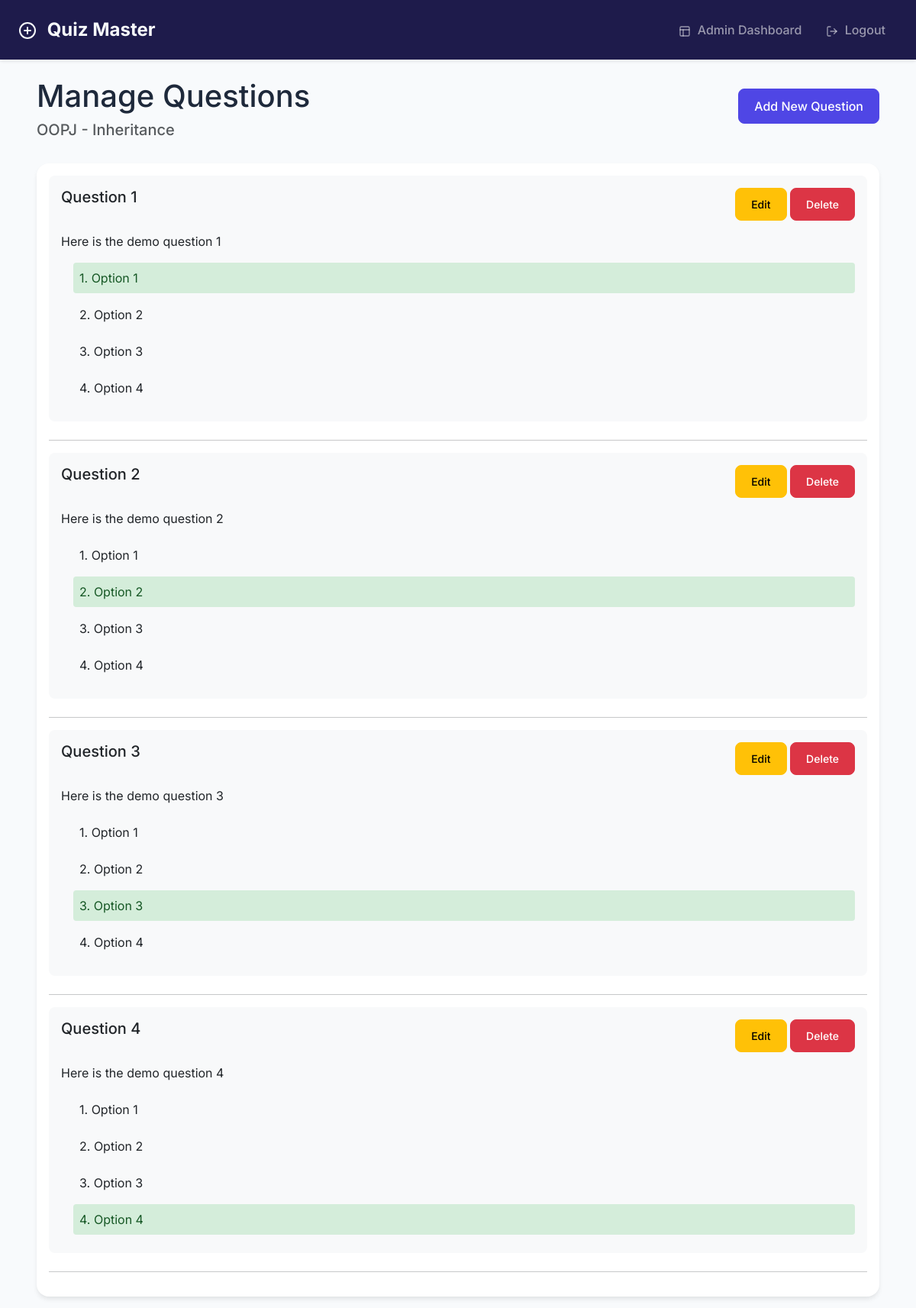
The app's page /admin/quizzes/1/questions (signed in) with its own data.
### models/models.py (models this page shows)
class Subject(db.Model):
    id = db.Column(db.Integer, primary_key=True)
    name = db.Column(db.String(100), nullable=False)
    description = db.Column(db.Text)
    chapters = db.relationship('Chapter', backref='subject', cascade='all, delete-orphan', lazy=True)

class Chapter(db.Model):
    id = db.Column(db.Integer, primary_key=True)
    name = db.Column(db.String(100), nullable=False)
    description = db.Column(db.Text)
    subject_id = db.Column(db.Integer, db.ForeignKey('subject.id'), nullable=False)
    quizzes = db.relationship('Quiz', backref='chapter', cascade='all, delete-orphan', lazy=True)

class Question(db.Model):
    id = db.Column(db.Integer, primary_key=True)
    quiz_id = db.Column(db.Integer, db.ForeignKey('quiz.id'), nullable=False)
    question_statement = db.Column(db.Text, nullable=False)
    option1 = db.Column(db.String(200), nullable=False)
    option2 = db.Column(db.String(200), nullable=False)
    option3 = db.Column(db.String(200), nullable=False)
    option4 = db.Column(db.String(200), nullable=False)
    correct_option = db.Column(db.Integer, nullable=False)

### controllers/admin.py (the view, shortened to what this page needs)
@admin.route('/admin/quizzes/<int:quiz_id>/questions', methods=['GET', 'POST'])
@login_required
@admin_required
def manage_questions(quiz_id):
    quiz = Quiz.query.get_or_404(quiz_id)
    form = QuestionForm()
    questions = Question.query.filter_by(quiz_id=quiz_id).all()
    return render_template('admin/questions.html',
                         form=form,
                         questions=questions,
                         quiz=quiz)

### app.py (called while the page is built)
@login_manager.user_loader
def load_user(user_id):
    return User.query.get(int(user_id))

### controllers/admin.py (called while the page is built)
def admin_required(f):
    @wraps(f)
    def decorated_function(*args, **kwargs):
        if not current_user.is_authenticated or not current_user.is_admin:
            flash('Access denied.', 'danger')
            return redirect(url_for('auth.login'))
        return f(*args, **kwargs)
    return decorated_function

### templates/admin/questions.html (shortened to what this page needs)
{% extends "base.html" %}
{% block content %}
<div class="container">
    <div class="d-flex justify-content-between align-items-center mb-4">
        <div>
            <h1>Manage Questions</h1>
            <h5 class="text-muted">{{ quiz.chapter.subject.name }} - {{ quiz.chapter.name }}</h5>
        </div>
        <button class="btn btn-primary" data-bs-toggle="modal" data-bs-target="#addQuestionModal">
            Add New Question
        </button>
    </div>
    <div class="card">
        <div class="card-body">
            {% for question in questions %}
            <div class="question-card mb-4">
                <div class="d-flex justify-content-between align-items-start">
                    <h5 class="mb-3">Question {{ loop.index }}</h5>
                    <div>
                        <button class="btn btn-sm btn-warning" onclick="editQuestion({{ quiz.id }}, {{ question.id }})">Edit</button>
                        <a href="{{ url_for('admin.delete_question', quiz_id=quiz.id, question_id=question.id) }}"
                           class="btn btn-sm btn-danger"
                           onclick="return confirm('Are you sure you want to delete this question?')">Delete</a>
                    </div>
                </div>
                <p class="mb-3">{{ question.question_statement }}</p>
                <div class="options-list">
                    <div class="option {% if question.correct_option == 1 %}correct{% endif %}">
                        1. {{ question.option1 }}
                    </div>
                    <div class="option {% if question.correct_option == 2 %}correct{% endif %}">
                        2. {{ question.option2 }}
                    </div>
                    <div class="option {% if question.correct_option == 3 %}correct{% endif %}">
                        3. {{ question.option3 }}
                    </div>
                    <div class="option {% if question.correct_option == 4 %}correct{% endif %}">
                        4. {{ question.option4 }}
                    </div>
                </div>
            </div>
            <hr>
            {% endfor %}
        </div>
    </div>
</div>
{% endblock %}

### templates/base.html (style rules this page uses)
:root { --primary-color: #4f46e5; --secondary-color: #6366f1; --dark-color: #1e1b4b; --light-color: #f8fafc; }
body { font-family: 'Inter', sans-serif; background-color: #f8fafc; color: #1e293b; }
.container { max-width: 1200px; padding: 0 1.5rem; }
.btn { padding: 0.625rem 1.25rem; font-weight: 500; border-radius: 0.5rem; transition: all 0.3s ease; margin-bottom: 15px; }
.btn-primary { background-color: var(--primary-color); border-color: var(--primary-color); }
.card { border: none; border-radius: 1rem; gap: 15px; margin-bottom: 15px; box-shadow: 0 4px 6px -1px rgba(0,0,0,0.1); transition: transform 0.3s ease; }

### templates/admin/questions.html (style rules this page uses)
.question-card { background-color: #f8f9fa; padding: 1rem; border-radius: 0.5rem; }
.options-list { margin-left: 1rem; }
.option { margin: 0.5rem 0; padding: 0.5rem; border-radius: 0.25rem; }
.option.correct { background-color: #d4edda; border-color: #c3e6cb; color: #155724; }

### records on screen
Subject: chapter.subject.name "OOPJ"
Chapter: chapter.name "Inheritance"
Question: question_statement "Here is the demo question 1", option1 "Option 1", option2 "Option 2", option3 "Option 3", option4 "Option 4"
Question: question_statement "Here is the demo question 2", option1 "Option 1", option2 "Option 2", option3 "Option 3", option4 "Option 4"
Question: question_statement "Here is the demo question 3", option1 "Option 1", option2 "Option 2", option3 "Option 3", option4 "Option 4"
Question: question_statement "Here is the demo question 4", option1 "Option 1", option2 "Option 2", option3 "Option 3", option4 "Option 4"
